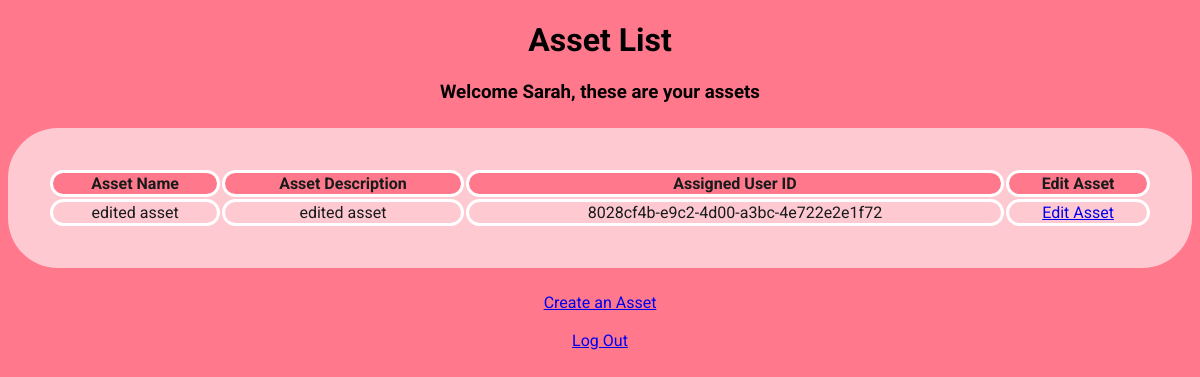
The app's page /assets/8028cf4b-e9c2-4d00-a3bc-4e722e2e1f72 (signed in), older data.
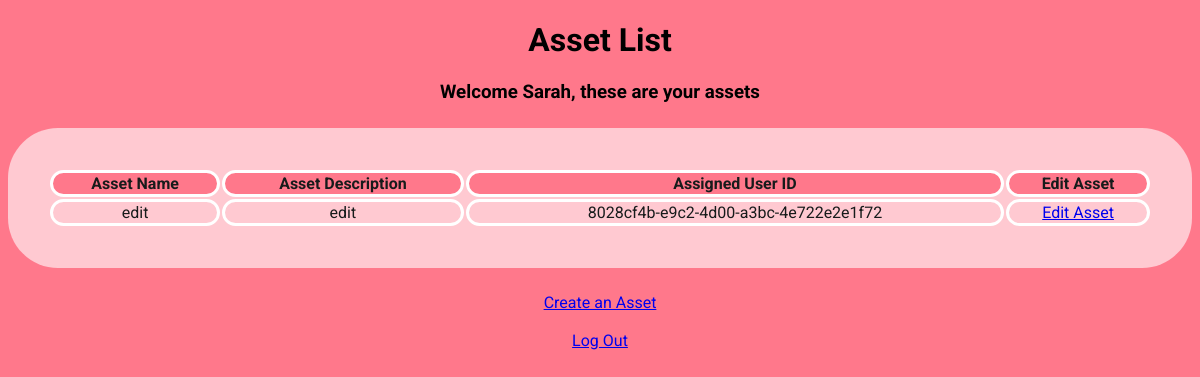
The same page, newer data.
### app.py (models this page shows)
class User(UserMixin, db.Model):
    def get_id(self):
        return (self.user_id)
    user_id = db.Column(db.String(50), primary_key=True)
    email = db.Column(db.String(100), unique=True, nullable=False)
    first_name = db.Column(db.String(100))
    last_name = db.Column(db.String(100))
    password = db.Column(db.String(100), nullable=False)
    is_admin = db.Column(db.Integer, default=0)
    attempted_logins = db.Column(db.Integer, default=0)
    assets = db.relationship('Asset', backref='user', lazy=True)

class Asset(UserMixin, db.Model):
    asset_id = db.Column(db.String(50), primary_key=True)
    name = db.Column(db.String(100))
    description = db.Column(db.String(1000))
    user_id = db.Column(db.String(50), db.ForeignKey(
        "user.user_id"), nullable=False)

### app.py (the view)
@app.route("/assets/<user_id>")
@login_required
def assets(user_id):
    user = User.query.get(user_id)
    if user and user == current_user:
        if current_user.is_admin:
            assets = Asset.query.all()
            return render_template('assets.html', user=user, assets=assets)
        else:
            assets = user.assets
            return render_template('assets.html', user=user, assets=assets)
    else:
        return "Invalid permissions"

### app.py (called while the page is built)
@login_manager.user_loader
def load_user(user_id):
    return User.query.get((user_id))

### templates/assets.html (shortened to what this page needs)
<!DOCTYPE html>
<html>
<head>
    <link rel="stylesheet" href="/static/assets.css">
</head>
<body>
    <h1>Asset List</h1>
    <h3>Welcome {{ current_user.first_name }}, these are your assets</h3>
    <table class="assets-table">
        <tr>
            <th>Asset Name</th>
            <th>Asset Description</th>
            <th>Assigned User ID</th>
            <th>Edit Asset</th>
        </tr>
        {% for asset in assets %}
        <tr>
            <td>{{ asset.name }}</td>
            <td>{{ asset.description }}</td>
            <td>{{ asset.user_id }}</td>
            <td>
                <a href="{{ url_for('edit_asset', user_id=current_user.user_id, asset_id=asset.asset_id) }}">Edit Asset</a>
            </td>
        </tr>
        {% endfor %}
    </table>
    <a href="{{ url_for('create_asset') }}">Create an Asset</a>
    <br>
    <br>
    <a href="{{ url_for('logout') }}" id="logoutButton">Log Out</a>
</body>
</html>

### static/assets.css (style rules this page uses)
body { background: #FF788B; text-align: center; justify-content: center; align-items:flex-start; font-family: roboto; }
table { background-color: #FFC9D1; width: 100%; margin: 25px auto; border-radius: 50px; padding: 40px; box-sizing: border-box; background: #FFC9D1; color: #171B1B; }
th { border: solid white; border-radius: 20px; background-color: #FF788B; }
td { border: solid white; border-radius: 20px; }

Row changes from the older to the newer data that the page shows:
changed Asset "8028cf4b-e9c2-4d00-a3bc-4e722e2e1f72": name "edited asset" → "edit"; description "edited asset" → "edit"
